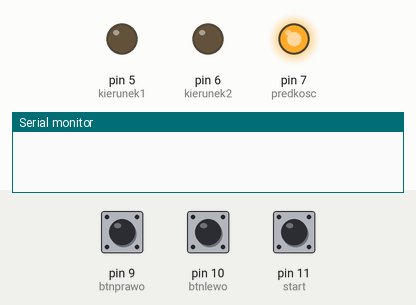
The sketch below on a simulated Arduino Uno, built with avr-gcc and run on an emulated ATmega328P. On the bench: output pins drawn as LEDs (lit = HIGH), the last lines printed to the serial monitor. The inputs (shaded band) are chosen by the test bench; at power-on: pin 11 (start) LOW, pin 9 (btnprawo) LOW, pin 10 (btnlewo) LOW.

Above: at 1.2 s.
1.3 s: pin 11 (start) pulled HIGH for 0.15 s
2.9 s: pin 9 (btnprawo) pulled HIGH for 0.15 s
At 2.97 s:
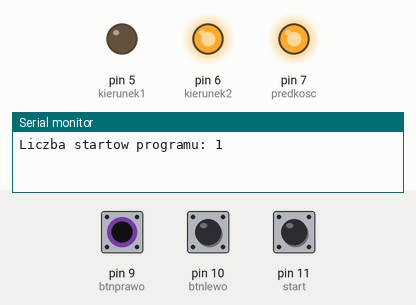
4.5 s: pin 10 (btnlewo) pulled HIGH for 0.15 s
At 4.57 s:
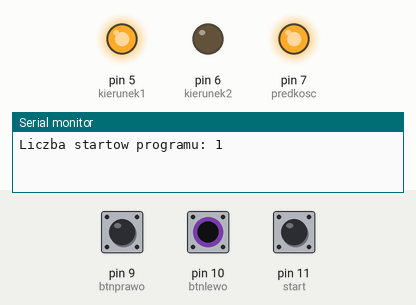
6.1 s: pin 10 (btnlewo) pulled HIGH for 3.2 s
At 10.5 s:
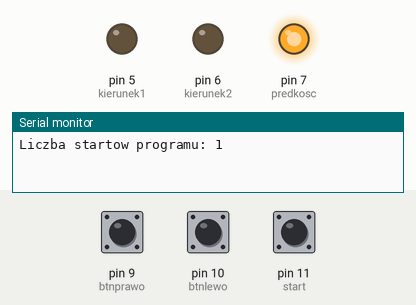
10.8 s: pin 9 (btnprawo) pulled HIGH for 3.2 s
At 11.7 s:
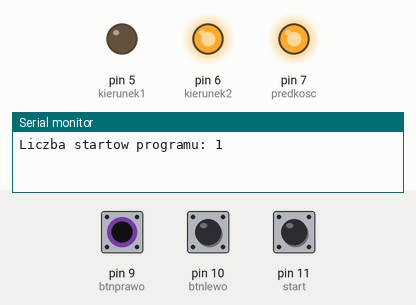
Timing chart, 0 to 15.5 s (numbered marks = the images above; inputs shaded):
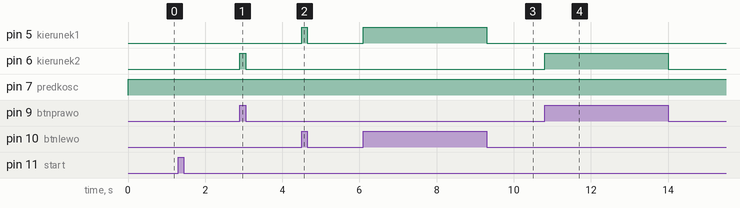

The sketch:

silnik.ino
```cpp
int kierunek1 = 5;
int kierunek2 = 6;
int btnprawo = 9;
int btnlewo = 10;
int predkosc = 7;
int start = 11;


bool obecny = LOW;
bool poprzedni = LOW;
bool ponownyOdczyt = LOW;
bool wlaczony = LOW;

int ilestartow = 0;

void setup()
{
  pinMode(kierunek1, OUTPUT);
  pinMode(kierunek2, OUTPUT);
  pinMode(btnprawo, INPUT);
  pinMode(btnlewo, INPUT);
  pinMode(predkosc, OUTPUT);
  pinMode(start, INPUT);

  digitalWrite(kierunek1, LOW);
  digitalWrite(kierunek2, LOW);

  Serial.begin(9600);
}
void loop()
{
  digitalWrite(predkosc, HIGH);
  obecny = digitalRead(start);
  if(obecny != poprzedni)
  {
    delay(15);
    ponownyOdczyt = digitalRead(start);
    if(ponownyOdczyt == obecny && obecny == HIGH)
    {
      wlaczony = !wlaczony;
      if(wlaczony == HIGH)
      {
        ilestartow++;
        Serial.print("Liczba startow programu: ");
        Serial.print(ilestartow);
        Serial.print("\n");
      }
    }
    poprzedni= obecny;
  }
  if(wlaczony == HIGH)
  {
    if(digitalRead(btnlewo) == HIGH)
    {
      digitalWrite(kierunek1, HIGH);
      digitalWrite(kierunek2, LOW);
    }
    else if(digitalRead(btnprawo) == HIGH)
    {
      digitalWrite(kierunek1,LOW);
      digitalWrite(kierunek2,HIGH);
    }
    else
    {
      digitalWrite(kierunek1,LOW);
      digitalWrite(kierunek2,LOW);
    }
  }
}
```

Measured:
- after the input at 2.9 s, pin 6 (kierunek2): LOW → HIGH at once, → LOW 0.15 s later
- after the input at 4.5 s, pin 5 (kierunek1): LOW → HIGH at once, → LOW 0.15 s later
- after the input at 6.1 s, pin 5 (kierunek1): LOW → HIGH at once, → LOW 3.2 s later
- after the input at 10.8 s, pin 6 (kierunek2): LOW → HIGH at once, → LOW 3.2 s later
